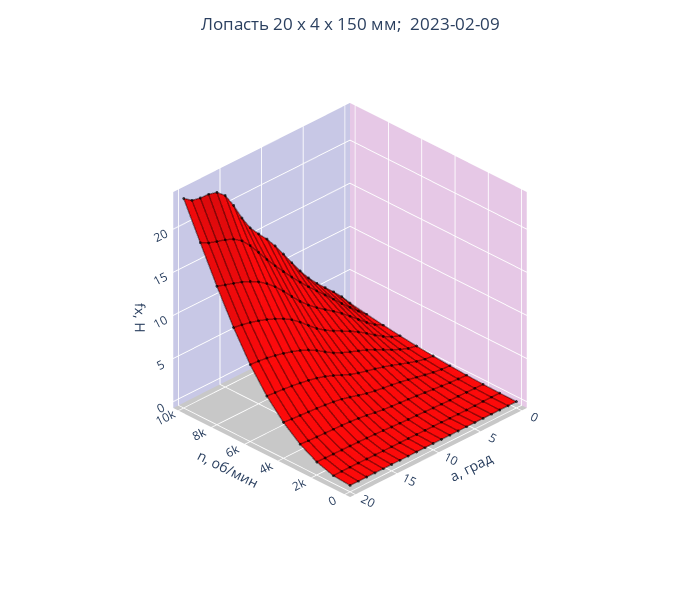

The notebook cell this image was saved under:
### Code cell
plot(fx_m, fx, 'fx, Н', [[0,'rgb(255, 0, 0)'], [1,  'rgb(255, 0, 0)']])

### Figure 1 — Plotly figure (JSON) as saved in the notebook; plotly's stock layout.template omitted (floating-point values rounded to 4 significant figures; data arrays with more than 128 entries replaced by an {"elided": "..."} marker saying what was removed)
{"data": [{"colorscale": [[0, "rgb(255, 0, 0)"], [1, "rgb(255, 0, 0)"]], "legendgroup": "group", "name": "a", "opacity": 0.95, "showlegend": false, "showscale": false, "type": "surface", "x": [0, 1000, 2000, 3000, 4000, 5000, 6000, 7000, 8000, 9000, 10000], "y": [0, 1, 2, 3, 4, 5, 6, 7, 8, 9, 10, 11, 12, 13, 14, 15, 16, 17, 18, 19, 20, 21], "z": {"elided": "21x11 float values"}}, {"legendgroup": "group", "line": {"color": "black", "width": 3}, "marker": {"color": "black", "colorscale": [[0, "#440154"], [0.1111, "#482878"], [0.2222, "#3e4989"], [0.3333, "#31688e"], [0.4444, "#26828e"], [0.5556, "#1f9e89"], [0.6667, "#35b779"], [0.7778, "#6ece58"], [0.8889, "#b5de2b"], [1, "#fde725"]], "size": 1}, "opacity": 0.4, "showlegend": false, "type": "scatter3d", "x": [0, 1000, 2000, 3000, 4000, 5000, 6000, 7000, 8000, 9000, 10000], "y": [0, 0, 0, 0, 0, 0, 0, 0, 0, 0, 0], "z": [0, 0.01384, 0.06407, 0.1497, 0.2699, 0.4238, 0.6116, 0.8335, 1.09, 1.38, 1.705]}, {"legendgroup": "group", "line": {"color": "black", "width": 3}, "marker": {"color": "black", "colorscale": [[0, "#440154"], [0.1111, "#482878"], [0.2222, "#3e4989"], [0.3333, "#31688e"], [0.4444, "#26828e"], [0.5556, "#1f9e89"], [0.6667, "#35b779"], [0.7778, "#6ece58"], [0.8889, "#b5de2b"], [1, "#fde725"]], "size": 1}, "opacity": 0.4, "showlegend": false, "type": "scatter3d", "x": [10000, 10000, 10000, 10000, 10000, 10000, 10000, 10000, 10000, 10000, 10000, 10000, 10000, 10000, 10000, 10000, 10000, 10000, 10000, 10000, 10000], "y": [0, 1, 2, 3, 4, 5, 6, 7, 8, 9, 10, 11, 12, 13, 14, 15, 16, 17, 18, 19, 20], "z": [1.705, 2.941, 3.993, 4.962, 5.95, 7.058, 8.357, 9.791, 11.28, 12.71, 13.99, 15.08, 16.27, 17.9, 19.84, 21.47, 22.32, 22.59, 22.65, 22.85, 23.57]}, {"legendgroup": "group", "line": {"color": "black", "width": 3}, "marker": {"color": "black", "colorscale": [[0, "#440154"], [0.1111, "#482878"], [0.2222, "#3e4989"], [0.3333, "#31688e"], [0.4444, "#26828e"], [0.5556, "#1f9e89"], [0.6667, "#35b779"], [0.7778, "#6ece58"], [0.8889, "#b5de2b"], [1, "#fde725"]], "size": 1}, "opacity": 0.4, "showlegend": false, "type": "scatter3d", "x": [0, 1000, 2000, 3000, 4000, 5000, 6000, 7000, 8000, 9000, 10000], "y": [1, 1, 1, 1, 1, 1, 1, 1, 1, 1, 1], "z": [0, 0.02602, 0.08564, 0.1868, 0.3374, 0.5463, 0.8257, 1.189, 1.652, 2.231, 2.941]}, {"legendgroup": "group", "line": {"color": "black", "width": 3}, "marker": {"color": "black", "colorscale": [[0, "#440154"], [0.1111, "#482878"], [0.2222, "#3e4989"], [0.3333, "#31688e"], [0.4444, "#26828e"], [0.5556, "#1f9e89"], [0.6667, "#35b779"], [0.7778, "#6ece58"], [0.8889, "#b5de2b"], [1, "#fde725"]], "size": 1}, "opacity": 0.4, "showlegend": false, "type": "scatter3d", "x": [9000, 9000, 9000, 9000, 9000, 9000, 9000, 9000, 9000, 9000, 9000, 9000, 9000, 9000, 9000, 9000, 9000, 9000, 9000, 9000, 9000], "y": [0, 1, 2, 3, 4, 5, 6, 7, 8, 9, 10, 11, 12, 13, 14, 15, 16, 17, 18, 19, 20], "z": [1.38, 2.231, 3.144, 4.1, 5.075, 6.049, 7.009, 7.98, 8.997, 10.07, 11.19, 12.36, 13.58, 14.88, 16.15, 17.2, 17.88, 18.28, 18.57, 18.89, 19.41]}, {"legendgroup": "group", "line": {"color": "black", "width": 3}, "marker": {"color": "black", "colorscale": [[0, "#440154"], [0.1111, "#482878"], [0.2222, "#3e4989"], [0.3333, "#31688e"], [0.4444, "#26828e"], [0.5556, "#1f9e89"], [0.6667, "#35b779"], [0.7778, "#6ece58"], [0.8889, "#b5de2b"], [1, "#fde725"]], "size": 1}, "opacity": 0.4, "showlegend": false, "type": "scatter3d", "x": [0, 1000, 2000, 3000, 4000, 5000, 6000, 7000, 8000, 9000, 10000], "y": [2, 2, 2, 2, 2, 2, 2, 2, 2, 2, 2], "z": [0, 0.02163, 0.1054, 0.2561, 0.4785, 0.7815, 1.19, 1.727, 2.384, 3.144, 3.993]}, {"legendgroup": "group", "line": {"color": "black", "width": 3}, "marker": {"color": "black", "colorscale": [[0, "#440154"], [0.1111, "#482878"], [0.2222, "#3e4989"], [0.3333, "#31688e"], [0.4444, "#26828e"], [0.5556, "#1f9e89"], [0.6667, "#35b779"], [0.7778, "#6ece58"], [0.8889, "#b5de2b"], [1, "#fde725"]], "size": 1}, "opacity": 0.4, "showlegend": false, "type": "scatter3d", "x": [8000, 8000, 8000, 8000, 8000, 8000, 8000, 8000, 8000, 8000, 8000, 8000, 8000, 8000, 8000, 8000, 8000, 8000, 8000, 8000, 8000], "y": [0, 1, 2, 3, 4, 5, 6, 7, 8, 9, 10, 11, 12, 13, 14, 15, 16, 17, 18, 19, 20], "z": [1.09, 1.652, 2.384, 3.215, 4.074, 4.892, 5.62, 6.303, 7.01, 7.797, 8.709, 9.764, 10.86, 11.86, 12.72, 13.41, 13.94, 14.35, 14.69, 15.0, 15.32]}, {"legendgroup": "group", "line": {"color": "black", "width": 3}, "marker": {"color": "black", "colorscale": [[0, "#440154"], [0.1111, "#482878"], [0.2222, "#3e4989"], [0.3333, "#31688e"], [0.4444, "#26828e"], [0.5556, "#1f9e89"], [0.6667, "#35b779"], [0.7778, "#6ece58"], [0.8889, "#b5de2b"], [1, "#fde725"]], "size": 1}, "opacity": 0.4, "showlegend": false, "type": "scatter3d", "x": [0, 1000, 2000, 3000, 4000, 5000, 6000, 7000, 8000, 9000, 10000], "y": [3, 3, 3, 3, 3, 3, 3, 3, 3, 3, 3], "z": [0, 0.009642, 0.1271, 0.348, 0.6679, 1.09, 1.651, 2.376, 3.215, 4.1, 4.962]}, {"legendgroup": "group", "line": {"color": "black", "width": 3}, "marker": {"color": "black", "colorscale": [[0, "#440154"], [0.1111, "#482878"], [0.2222, "#3e4989"], [0.3333, "#31688e"], [0.4444, "#26828e"], [0.5556, "#1f9e89"], [0.6667, "#35b779"], [0.7778, "#6ece58"], [0.8889, "#b5de2b"], [1, "#fde725"]], "size": 1}, "opacity": 0.4, "showlegend": false, "type": "scatter3d", "x": [7000, 7000, 7000, 7000, 7000, 7000, 7000, 7000, 7000, 7000, 7000, 7000, 7000, 7000, 7000, 7000, 7000, 7000, 7000, 7000, 7000], "y": [0, 1, 2, 3, 4, 5, 6, 7, 8, 9, 10, 11, 12, 13, 14, 15, 16, 17, 18, 19, 20], "z": [0.8335, 1.189, 1.727, 2.376, 3.062, 3.713, 4.278, 4.787, 5.292, 5.853, 6.539, 7.378, 8.254, 9.015, 9.61, 10.09, 10.49, 10.84, 11.12, 11.34, 11.5]}, {"legendgroup": "group", "line": {"color": "black", "width": 3}, "marker": {"color": "black", "colorscale": [[0, "#440154"], [0.1111, "#482878"], [0.2222, "#3e4989"], [0.3333, "#31688e"], [0.4444, "#26828e"], [0.5556, "#1f9e89"], [0.6667, "#35b779"], [0.7778, "#6ece58"], [0.8889, "#b5de2b"], [1, "#fde725"]], "size": 1}, "opacity": 0.4, "showlegend": false, "type": "scatter3d", "x": [0, 1000, 2000, 3000, 4000, 5000, 6000, 7000, 8000, 9000, 10000], "y": [4, 4, 4, 4, 4, 4, 4, 4, 4, 4, 4], "z": [0, -0.0009357, 0.1547, 0.4529, 0.8801, 1.433, 2.153, 3.062, 4.074, 5.075, 5.95]}, {"legendgroup": "group", "line": {"color": "black", "width": 3}, "marker": {"color": "black", "colorscale": [[0, "#440154"], [0.1111, "#482878"], [0.2222, "#3e4989"], [0.3333, "#31688e"], [0.4444, "#26828e"], [0.5556, "#1f9e89"], [0.6667, "#35b779"], [0.7778, "#6ece58"], [0.8889, "#b5de2b"], [1, "#fde725"]], "size": 1}, "opacity": 0.4, "showlegend": false, "type": "scatter3d", "x": [6000, 6000, 6000, 6000, 6000, 6000, 6000, 6000, 6000, 6000, 6000, 6000, 6000, 6000, 6000, 6000, 6000, 6000, 6000, 6000, 6000], "y": [0, 1, 2, 3, 4, 5, 6, 7, 8, 9, 10, 11, 12, 13, 14, 15, 16, 17, 18, 19, 20], "z": [0.6116, 0.8257, 1.19, 1.651, 2.153, 2.64, 3.073, 3.458, 3.821, 4.207, 4.683, 5.287, 5.926, 6.48, 6.908, 7.248, 7.536, 7.776, 7.964, 8.1, 8.179]}, {"legendgroup": "group", "line": {"color": "black", "width": 3}, "marker": {"color": "black", "colorscale": [[0, "#440154"], [0.1111, "#482878"], [0.2222, "#3e4989"], [0.3333, "#31688e"], [0.4444, "#26828e"], [0.5556, "#1f9e89"], [0.6667, "#35b779"], [0.7778, "#6ece58"], [0.8889, "#b5de2b"], [1, "#fde725"]], "size": 1}, "opacity": 0.4, "showlegend": false, "type": "scatter3d", "x": [0, 1000, 2000, 3000, 4000, 5000, 6000, 7000, 8000, 9000, 10000], "y": [5, 5, 5, 5, 5, 5, 5, 5, 5, 5, 5], "z": [0, -0.001112, 0.1917, 0.5612, 1.09, 1.772, 2.64, 3.713, 4.892, 6.049, 7.058]}, {"legendgroup": "group", "line": {"color": "black", "width": 3}, "marker": {"color": "black", "colorscale": [[0, "#440154"], [0.1111, "#482878"], [0.2222, "#3e4989"], [0.3333, "#31688e"], [0.4444, "#26828e"], [0.5556, "#1f9e89"], [0.6667, "#35b779"], [0.7778, "#6ece58"], [0.8889, "#b5de2b"], [1, "#fde725"]], "size": 1}, "opacity": 0.4, "showlegend": false, "type": "scatter3d", "x": [5000, 5000, 5000, 5000, 5000, 5000, 5000, 5000, 5000, 5000, 5000, 5000, 5000, 5000, 5000, 5000, 5000, 5000, 5000, 5000, 5000], "y": [0, 1, 2, 3, 4, 5, 6, 7, 8, 9, 10, 11, 12, 13, 14, 15, 16, 17, 18, 19, 20], "z": [0.4238, 0.5463, 0.7815, 1.09, 1.433, 1.772, 2.074, 2.341, 2.582, 2.832, 3.145, 3.557, 3.998, 4.381, 4.67, 4.892, 5.07, 5.213, 5.329, 5.423, 5.503]}, {"legendgroup": "group", "line": {"color": "black", "width": 3}, "marker": {"color": "black", "colorscale": [[0, "#440154"], [0.1111, "#482878"], [0.2222, "#3e4989"], [0.3333, "#31688e"], [0.4444, "#26828e"], [0.5556, "#1f9e89"], [0.6667, "#35b779"], [0.7778, "#6ece58"], [0.8889, "#b5de2b"], [1, "#fde725"]], "size": 1}, "opacity": 0.4, "showlegend": false, "type": "scatter3d", "x": [0, 1000, 2000, 3000, 4000, 5000, 6000, 7000, 8000, 9000, 10000], "y": [6, 6, 6, 6, 6, 6, 6, 6, 6, 6, 6], "z": [0, 0.01466, 0.2396, 0.6641, 1.277, 2.074, 3.073, 4.278, 5.62, 7.009, 8.357]}, {"legendgroup": "group", "line": {"color": "black", "width": 3}, "marker": {"color": "black", "colorscale": [[0, "#440154"], [0.1111, "#482878"], [0.2222, "#3e4989"], [0.3333, "#31688e"], [0.4444, "#26828e"], [0.5556, "#1f9e89"], [0.6667, "#35b779"], [0.7778, "#6ece58"], [0.8889, "#b5de2b"], [1, "#fde725"]], "size": 1}, "opacity": 0.4, "showlegend": false, "type": "scatter3d", "x": [4000, 4000, 4000, 4000, 4000, 4000, 4000, 4000, 4000, 4000, 4000, 4000, 4000, 4000, 4000, 4000, 4000, 4000, 4000, 4000, 4000], "y": [0, 1, 2, 3, 4, 5, 6, 7, 8, 9, 10, 11, 12, 13, 14, 15, 16, 17, 18, 19, 20], "z": [0.2699, 0.3374, 0.4785, 0.6679, 0.8801, 1.09, 1.277, 1.44, 1.584, 1.732, 1.925, 2.189, 2.474, 2.716, 2.892, 3.017, 3.109, 3.182, 3.25, 3.327, 3.427]}, {"legendgroup": "group", "line": {"color": "black", "width": 3}, "marker": {"color": "black", "colorscale": [[0, "#440154"], [0.1111, "#482878"], [0.2222, "#3e4989"], [0.3333, "#31688e"], [0.4444, "#26828e"], [0.5556, "#1f9e89"], [0.6667, "#35b779"], [0.7778, "#6ece58"], [0.8889, "#b5de2b"], [1, "#fde725"]], "size": 1}, "opacity": 0.4, "showlegend": false, "type": "scatter3d", "x": [0, 1000, 2000, 3000, 4000, 5000, 6000, 7000, 8000, 9000, 10000], "y": [7, 7, 7, 7, 7, 7, 7, 7, 7, 7, 7], "z": [0, 0.03815, 0.2901, 0.7571, 1.44, 2.341, 3.458, 4.787, 6.303, 7.98, 9.791]}, {"legendgroup": "group", "line": {"color": "black", "width": 3}, "marker": {"color": "black", "colorscale": [[0, "#440154"], [0.1111, "#482878"], [0.2222, "#3e4989"], [0.3333, "#31688e"], [0.4444, "#26828e"], [0.5556, "#1f9e89"], [0.6667, "#35b779"], [0.7778, "#6ece58"], [0.8889, "#b5de2b"], [1, "#fde725"]], "size": 1}, "opacity": 0.4, "showlegend": false, "type": "scatter3d", "x": [3000, 3000, 3000, 3000, 3000, 3000, 3000, 3000, 3000, 3000, 3000, 3000, 3000, 3000, 3000, 3000, 3000, 3000, 3000, 3000, 3000], "y": [0, 1, 2, 3, 4, 5, 6, 7, 8, 9, 10, 11, 12, 13, 14, 15, 16, 17, 18, 19, 20], "z": [0.1497, 0.1868, 0.2561, 0.348, 0.4529, 0.5612, 0.6641, 0.7571, 0.8372, 0.9163, 1.021, 1.166, 1.325, 1.458, 1.552, 1.615, 1.66, 1.696, 1.735, 1.787, 1.862]}, {"legendgroup": "group", "line": {"color": "black", "width": 3}, "marker": {"color": "black", "colorscale": [[0, "#440154"], [0.1111, "#482878"], [0.2222, "#3e4989"], [0.3333, "#31688e"], [0.4444, "#26828e"], [0.5556, "#1f9e89"], [0.6667, "#35b779"], [0.7778, "#6ece58"], [0.8889, "#b5de2b"], [1, "#fde725"]], "size": 1}, "opacity": 0.4, "showlegend": false, "type": "scatter3d", "x": [0, 1000, 2000, 3000, 4000, 5000, 6000, 7000, 8000, 9000, 10000], "y": [8, 8, 8, 8, 8, 8, 8, 8, 8, 8, 8], "z": [0, 0.058, 0.3328, 0.8372, 1.584, 2.582, 3.821, 5.292, 7.01, 8.997, 11.28]}, {"legendgroup": "group", "line": {"color": "black", "width": 3}, "marker": {"color": "black", "colorscale": [[0, "#440154"], [0.1111, "#482878"], [0.2222, "#3e4989"], [0.3333, "#31688e"], [0.4444, "#26828e"], [0.5556, "#1f9e89"], [0.6667, "#35b779"], [0.7778, "#6ece58"], [0.8889, "#b5de2b"], [1, "#fde725"]], "size": 1}, "opacity": 0.4, "showlegend": false, "type": "scatter3d", "x": [2000, 2000, 2000, 2000, 2000, 2000, 2000, 2000, 2000, 2000, 2000, 2000, 2000, 2000, 2000, 2000, 2000, 2000, 2000, 2000, 2000], "y": [0, 1, 2, 3, 4, 5, 6, 7, 8, 9, 10, 11, 12, 13, 14, 15, 16, 17, 18, 19, 20], "z": [0.06407, 0.08564, 0.1054, 0.1271, 0.1547, 0.1917, 0.2396, 0.2901, 0.3328, 0.3693, 0.4129, 0.4727, 0.5379, 0.5932, 0.6335, 0.6638, 0.6892, 0.7118, 0.7334, 0.7554, 0.7796]}, {"legendgroup": "group", "line": {"color": "black", "width": 3}, "marker": {"color": "black", "colorscale": [[0, "#440154"], [0.1111, "#482878"], [0.2222, "#3e4989"], [0.3333, "#31688e"], [0.4444, "#26828e"], [0.5556, "#1f9e89"], [0.6667, "#35b779"], [0.7778, "#6ece58"], [0.8889, "#b5de2b"], [1, "#fde725"]], "size": 1}, "opacity": 0.4, "showlegend": false, "type": "scatter3d", "x": [0, 1000, 2000, 3000, 4000, 5000, 6000, 7000, 8000, 9000, 10000], "y": [9, 9, 9, 9, 9, 9, 9, 9, 9, 9, 9], "z": [0, 0.0706, 0.3693, 0.9163, 1.732, 2.832, 4.207, 5.853, 7.797, 10.07, 12.71]}, {"legendgroup": "group", "line": {"color": "black", "width": 3}, "marker": {"color": "black", "colorscale": [[0, "#440154"], [0.1111, "#482878"], [0.2222, "#3e4989"], [0.3333, "#31688e"], [0.4444, "#26828e"], [0.5556, "#1f9e89"], [0.6667, "#35b779"], [0.7778, "#6ece58"], [0.8889, "#b5de2b"], [1, "#fde725"]], "size": 1}, "opacity": 0.4, "showlegend": false, "type": "scatter3d", "x": [1000, 1000, 1000, 1000, 1000, 1000, 1000, 1000, 1000, 1000, 1000, 1000, 1000, 1000, 1000, 1000, 1000, 1000, 1000, 1000, 1000], "y": [0, 1, 2, 3, 4, 5, 6, 7, 8, 9, 10, 11, 12, 13, 14, 15, 16, 17, 18, 19, 20], "z": [0.01384, 0.02602, 0.02163, 0.009642, -0.0009357, -0.001112, 0.01466, 0.03815, 0.058, 0.0706, 0.08001, 0.08983, 0.1002, 0.1106, 0.1214, 0.1347, 0.151, 0.1669, 0.1774, 0.178, 0.1639]}, {"legendgroup": "group", "line": {"color": "black", "width": 3}, "marker": {"color": "black", "colorscale": [[0, "#440154"], [0.1111, "#482878"], [0.2222, "#3e4989"], [0.3333, "#31688e"], [0.4444, "#26828e"], [0.5556, "#1f9e89"], [0.6667, "#35b779"], [0.7778, "#6ece58"], [0.8889, "#b5de2b"], [1, "#fde725"]], "size": 1}, "opacity": 0.4, "showlegend": false, "type": "scatter3d", "x": [0, 1000, 2000, 3000, 4000, 5000, 6000, 7000, 8000, 9000, 10000], "y": [10, 10, 10, 10, 10, 10, 10, 10, 10, 10, 10], "z": [0, 0.08001, 0.4129, 1.021, 1.925, 3.145, 4.683, 6.539, 8.709, 11.19, 13.99]}, {"legendgroup": "group", "line": {"color": "black", "width": 3}, "marker": {"color": "black", "colorscale": [[0, "#440154"], [0.1111, "#482878"], [0.2222, "#3e4989"], [0.3333, "#31688e"], [0.4444, "#26828e"], [0.5556, "#1f9e89"], [0.6667, "#35b779"], [0.7778, "#6ece58"], [0.8889, "#b5de2b"], [1, "#fde725"]], "size": 1}, "opacity": 0.4, "showlegend": false, "type": "scatter3d", "x": [0, 0, 0, 0, 0, 0, 0, 0, 0, 0, 0, 0, 0, 0, 0, 0, 0, 0, 0, 0, 0], "y": [0, 1, 2, 3, 4, 5, 6, 7, 8, 9, 10, 11, 12, 13, 14, 15, 16, 17, 18, 19, 20], "z": [0, 0, 0, 0, 0, 0, 0, 0, 0, 0, 0, 0, 0, 0, 0, 0, 0, 0, 0, 0, 0]}, {"legendgroup": "group", "line": {"color": "black", "width": 3}, "marker": {"color": "black", "colorscale": [[0, "#440154"], [0.1111, "#482878"], [0.2222, "#3e4989"], [0.3333, "#31688e"], [0.4444, "#26828e"], [0.5556, "#1f9e89"], [0.6667, "#35b779"], [0.7778, "#6ece58"], [0.8889, "#b5de2b"], [1, "#fde725"]], "size": 1}, "opacity": 0.4, "showlegend": false, "type": "scatter3d", "x": [0, 1000, 2000, 3000, 4000, 5000, 6000, 7000, 8000, 9000, 10000], "y": [11, 11, 11, 11, 11, 11, 11, 11, 11, 11, 11], "z": [0, 0.08983, 0.4727, 1.166, 2.189, 3.557, 5.287, 7.378, 9.764, 12.36, 15.08]}, {"legendgroup": "group", "line": {"color": "black", "width": 3}, "marker": {"color": "black", "colorscale": [[0, "#440154"], [0.1111, "#482878"], [0.2222, "#3e4989"], [0.3333, "#31688e"], [0.4444, "#26828e"], [0.5556, "#1f9e89"], [0.6667, "#35b779"], [0.7778, "#6ece58"], [0.8889, "#b5de2b"], [1, "#fde725"]], "size": 1}, "opacity": 0.4, "showlegend": false, "type": "scatter3d", "x": [-1000, -1000, -1000, -1000, -1000, -1000, -1000, -1000, -1000, -1000, -1000, -1000, -1000, -1000, -1000, -1000, -1000, -1000, -1000, -1000, -1000], "y": [0, 1, 2, 3, 4, 5, 6, 7, 8, 9, 10, 11, 12, 13, 14, 15, 16, 17, 18, 19, 20], "z": []}, {"legendgroup": "group", "line": {"color": "black", "width": 3}, "marker": {"color": "black", "colorscale": [[0, "#440154"], [0.1111, "#482878"], [0.2222, "#3e4989"], [0.3333, "#31688e"], [0.4444, "#26828e"], [0.5556, "#1f9e89"], [0.6667, "#35b779"], [0.7778, "#6ece58"], [0.8889, "#b5de2b"], [1, "#fde725"]], "size": 1}, "opacity": 0.4, "showlegend": false, "type": "scatter3d", "x": [0, 1000, 2000, 3000, 4000, 5000, 6000, 7000, 8000, 9000, 10000], "y": [12, 12, 12, 12, 12, 12, 12, 12, 12, 12, 12], "z": [0, 0.1002, 0.5379, 1.325, 2.474, 3.998, 5.926, 8.254, 10.86, 13.58, 16.27]}, {"legendgroup": "group", "line": {"color": "black", "width": 3}, "marker": {"color": "black", "colorscale": [[0, "#440154"], [0.1111, "#482878"], [0.2222, "#3e4989"], [0.3333, "#31688e"], [0.4444, "#26828e"], [0.5556, "#1f9e89"], [0.6667, "#35b779"], [0.7778, "#6ece58"], [0.8889, "#b5de2b"], [1, "#fde725"]], "size": 1}, "opacity": 0.4, "showlegend": false, "type": "scatter3d", "x": [-2000, -2000, -2000, -2000, -2000, -2000, -2000, -2000, -2000, -2000, -2000, -2000, -2000, -2000, -2000, -2000, -2000, -2000, -2000, -2000, -2000], "y": [0, 1, 2, 3, 4, 5, 6, 7, 8, 9, 10, 11, 12, 13, 14, 15, 16, 17, 18, 19, 20], "z": []}, {"legendgroup": "group", "line": {"color": "black", "width": 3}, "marker": {"color": "black", "colorscale": [[0, "#440154"], [0.1111, "#482878"], [0.2222, "#3e4989"], [0.3333, "#31688e"], [0.4444, "#26828e"], [0.5556, "#1f9e89"], [0.6667, "#35b779"], [0.7778, "#6ece58"], [0.8889, "#b5de2b"], [1, "#fde725"]], "size": 1}, "opacity": 0.4, "showlegend": false, "type": "scatter3d", "x": [0, 1000, 2000, 3000, 4000, 5000, 6000, 7000, 8000, 9000, 10000], "y": [13, 13, 13, 13, 13, 13, 13, 13, 13, 13, 13], "z": [0, 0.1106, 0.5932, 1.458, 2.716, 4.381, 6.48, 9.015, 11.86, 14.88, 17.9]}, {"legendgroup": "group", "line": {"color": "black", "width": 3}, "marker": {"color": "black", "colorscale": [[0, "#440154"], [0.1111, "#482878"], [0.2222, "#3e4989"], [0.3333, "#31688e"], [0.4444, "#26828e"], [0.5556, "#1f9e89"], [0.6667, "#35b779"], [0.7778, "#6ece58"], [0.8889, "#b5de2b"], [1, "#fde725"]], "size": 1}, "opacity": 0.4, "showlegend": false, "type": "scatter3d", "x": [-3000, -3000, -3000, -3000, -3000, -3000, -3000, -3000, -3000, -3000, -3000, -3000, -3000, -3000, -3000, -3000, -3000, -3000, -3000, -3000, -3000], "y": [0, 1, 2, 3, 4, 5, 6, 7, 8, 9, 10, 11, 12, 13, 14, 15, 16, 17, 18, 19, 20], "z": []}, {"legendgroup": "group", "line": {"color": "black", "width": 3}, "marker": {"color": "black", "colorscale": [[0, "#440154"], [0.1111, "#482878"], [0.2222, "#3e4989"], [0.3333, "#31688e"], [0.4444, "#26828e"], [0.5556, "#1f9e89"], [0.6667, "#35b779"], [0.7778, "#6ece58"], [0.8889, "#b5de2b"], [1, "#fde725"]], "size": 1}, "opacity": 0.4, "showlegend": false, "type": "scatter3d", "x": [0, 1000, 2000, 3000, 4000, 5000, 6000, 7000, 8000, 9000, 10000], "y": [14, 14, 14, 14, 14, 14, 14, 14, 14, 14, 14], "z": [0, 0.1214, 0.6335, 1.552, 2.892, 4.67, 6.908, 9.61, 12.72, 16.15, 19.84]}, {"legendgroup": "group", "line": {"color": "black", "width": 3}, "marker": {"color": "black", "colorscale": [[0, "#440154"], [0.1111, "#482878"], [0.2222, "#3e4989"], [0.3333, "#31688e"], [0.4444, "#26828e"], [0.5556, "#1f9e89"], [0.6667, "#35b779"], [0.7778, "#6ece58"], [0.8889, "#b5de2b"], [1, "#fde725"]], "size": 1}, "opacity": 0.4, "showlegend": false, "type": "scatter3d", "x": [-4000, -4000, -4000, -4000, -4000, -4000, -4000, -4000, -4000, -4000, -4000, -4000, -4000, -4000, -4000, -4000, -4000, -4000, -4000, -4000, -4000], "y": [0, 1, 2, 3, 4, 5, 6, 7, 8, 9, 10, 11, 12, 13, 14, 15, 16, 17, 18, 19, 20], "z": []}, {"legendgroup": "group", "line": {"color": "black", "width": 3}, "marker": {"color": "black", "colorscale": [[0, "#440154"], [0.1111, "#482878"], [0.2222, "#3e4989"], [0.3333, "#31688e"], [0.4444, "#26828e"], [0.5556, "#1f9e89"], [0.6667, "#35b779"], [0.7778, "#6ece58"], [0.8889, "#b5de2b"], [1, "#fde725"]], "size": 1}, "opacity": 0.4, "showlegend": false, "type": "scatter3d", "x": [0, 1000, 2000, 3000, 4000, 5000, 6000, 7000, 8000, 9000, 10000], "y": [15, 15, 15, 15, 15, 15, 15, 15, 15, 15, 15], "z": [0, 0.1347, 0.6638, 1.615, 3.017, 4.892, 7.248, 10.09, 13.41, 17.2, 21.47]}, {"legendgroup": "group", "line": {"color": "black", "width": 3}, "marker": {"color": "black", "colorscale": [[0, "#440154"], [0.1111, "#482878"], [0.2222, "#3e4989"], [0.3333, "#31688e"], [0.4444, "#26828e"], [0.5556, "#1f9e89"], [0.6667, "#35b779"], [0.7778, "#6ece58"], [0.8889, "#b5de2b"], [1, "#fde725"]], "size": 1}, "opacity": 0.4, "showlegend": false, "type": "scatter3d", "x": [-5000, -5000, -5000, -5000, -5000, -5000, -5000, -5000, -5000, -5000, -5000, -5000, -5000, -5000, -5000, -5000, -5000, -5000, -5000, -5000, -5000], "y": [0, 1, 2, 3, 4, 5, 6, 7, 8, 9, 10, 11, 12, 13, 14, 15, 16, 17, 18, 19, 20], "z": []}, {"legendgroup": "group", "line": {"color": "black", "width": 3}, "marker": {"color": "black", "colorscale": [[0, "#440154"], [0.1111, "#482878"], [0.2222, "#3e4989"], [0.3333, "#31688e"], [0.4444, "#26828e"], [0.5556, "#1f9e89"], [0.6667, "#35b779"], [0.7778, "#6ece58"], [0.8889, "#b5de2b"], [1, "#fde725"]], "size": 1}, "opacity": 0.4, "showlegend": false, "type": "scatter3d", "x": [0, 1000, 2000, 3000, 4000, 5000, 6000, 7000, 8000, 9000, 10000], "y": [16, 16, 16, 16, 16, 16, 16, 16, 16, 16, 16], "z": [0, 0.151, 0.6892, 1.66, 3.109, 5.07, 7.536, 10.49, 13.94, 17.88, 22.32]}, {"legendgroup": "group", "line": {"color": "black", "width": 3}, "marker": {"color": "black", "colorscale": [[0, "#440154"], [0.1111, "#482878"], [0.2222, "#3e4989"], [0.3333, "#31688e"], [0.4444, "#26828e"], [0.5556, "#1f9e89"], [0.6667, "#35b779"], [0.7778, "#6ece58"], [0.8889, "#b5de2b"], [1, "#fde725"]], "size": 1}, "opacity": 0.4, "showlegend": false, "type": "scatter3d", "x": [-6000, -6000, -6000, -6000, -6000, -6000, -6000, -6000, -6000, -6000, -6000, -6000, -6000, -6000, -6000, -6000, -6000, -6000, -6000, -6000, -6000], "y": [0, 1, 2, 3, 4, 5, 6, 7, 8, 9, 10, 11, 12, 13, 14, 15, 16, 17, 18, 19, 20], "z": []}, {"legendgroup": "group", "line": {"color": "black", "width": 3}, "marker": {"color": "black", "colorscale": [[0, "#440154"], [0.1111, "#482878"], [0.2222, "#3e4989"], [0.3333, "#31688e"], [0.4444, "#26828e"], [0.5556, "#1f9e89"], [0.6667, "#35b779"], [0.7778, "#6ece58"], [0.8889, "#b5de2b"], [1, "#fde725"]], "size": 1}, "opacity": 0.4, "showlegend": false, "type": "scatter3d", "x": [0, 1000, 2000, 3000, 4000, 5000, 6000, 7000, 8000, 9000, 10000], "y": [17, 17, 17, 17, 17, 17, 17, 17, 17, 17, 17], "z": [0, 0.1669, 0.7118, 1.696, 3.182, 5.213, 7.776, 10.84, 14.35, 18.28, 22.59]}, {"legendgroup": "group", "line": {"color": "black", "width": 3}, "marker": {"color": "black", "colorscale": [[0, "#440154"], [0.1111, "#482878"], [0.2222, "#3e4989"], [0.3333, "#31688e"], [0.4444, "#26828e"], [0.5556, "#1f9e89"], [0.6667, "#35b779"], [0.7778, "#6ece58"], [0.8889, "#b5de2b"], [1, "#fde725"]], "size": 1}, "opacity": 0.4, "showlegend": false, "type": "scatter3d", "x": [-7000, -7000, -7000, -7000, -7000, -7000, -7000, -7000, -7000, -7000, -7000, -7000, -7000, -7000, -7000, -7000, -7000, -7000, -7000, -7000, -7000], "y": [0, 1, 2, 3, 4, 5, 6, 7, 8, 9, 10, 11, 12, 13, 14, 15, 16, 17, 18, 19, 20], "z": []}, {"legendgroup": "group", "line": {"color": "black", "width": 3}, "marker": {"color": "black", "colorscale": [[0, "#440154"], [0.1111, "#482878"], [0.2222, "#3e4989"], [0.3333, "#31688e"], [0.4444, "#26828e"], [0.5556, "#1f9e89"], [0.6667, "#35b779"], [0.7778, "#6ece58"], [0.8889, "#b5de2b"], [1, "#fde725"]], "size": 1}, "opacity": 0.4, "showlegend": false, "type": "scatter3d", "x": [0, 1000, 2000, 3000, 4000, 5000, 6000, 7000, 8000, 9000, 10000], "y": [18, 18, 18, 18, 18, 18, 18, 18, 18, 18, 18], "z": [0, 0.1774, 0.7334, 1.735, 3.25, 5.329, 7.964, 11.12, 14.69, 18.57, 22.65]}, {"legendgroup": "group", "line": {"color": "black", "width": 3}, "marker": {"color": "black", "colorscale": [[0, "#440154"], [0.1111, "#482878"], [0.2222, "#3e4989"], [0.3333, "#31688e"], [0.4444, "#26828e"], [0.5556, "#1f9e89"], [0.6667, "#35b779"], [0.7778, "#6ece58"], [0.8889, "#b5de2b"], [1, "#fde725"]], "size": 1}, "opacity": 0.4, "showlegend": false, "type": "scatter3d", "x": [-8000, -8000, -8000, -8000, -8000, -8000, -8000, -8000, -8000, -8000, -8000, -8000, -8000, -8000, -8000, -8000, -8000, -8000, -8000, -8000, -8000], "y": [0, 1, 2, 3, 4, 5, 6, 7, 8, 9, 10, 11, 12, 13, 14, 15, 16, 17, 18, 19, 20], "z": []}, {"legendgroup": "group", "line": {"color": "black", "width": 3}, "marker": {"color": "black", "colorscale": [[0, "#440154"], [0.1111, "#482878"], [0.2222, "#3e4989"], [0.3333, "#31688e"], [0.4444, "#26828e"], [0.5556, "#1f9e89"], [0.6667, "#35b779"], [0.7778, "#6ece58"], [0.8889, "#b5de2b"], [1, "#fde725"]], "size": 1}, "opacity": 0.4, "showlegend": false, "type": "scatter3d", "x": [0, 1000, 2000, 3000, 4000, 5000, 6000, 7000, 8000, 9000, 10000], "y": [19, 19, 19, 19, 19, 19, 19, 19, 19, 19, 19], "z": [0, 0.178, 0.7554, 1.787, 3.327, 5.423, 8.1, 11.34, 15.0, 18.89, 22.85]}, {"legendgroup": "group", "line": {"color": "black", "width": 3}, "marker": {"color": "black", "colorscale": [[0, "#440154"], [0.1111, "#482878"], [0.2222, "#3e4989"], [0.3333, "#31688e"], [0.4444, "#26828e"], [0.5556, "#1f9e89"], [0.6667, "#35b779"], [0.7778, "#6ece58"], [0.8889, "#b5de2b"], [1, "#fde725"]], "size": 1}, "opacity": 0.4, "showlegend": false, "type": "scatter3d", "x": [-9000, -9000, -9000, -9000, -9000, -9000, -9000, -9000, -9000, -9000, -9000, -9000, -9000, -9000, -9000, -9000, -9000, -9000, -9000, -9000, -9000], "y": [0, 1, 2, 3, 4, 5, 6, 7, 8, 9, 10, 11, 12, 13, 14, 15, 16, 17, 18, 19, 20], "z": []}, {"legendgroup": "group", "line": {"color": "black", "width": 3}, "marker": {"color": "black", "colorscale": [[0, "#440154"], [0.1111, "#482878"], [0.2222, "#3e4989"], [0.3333, "#31688e"], [0.4444, "#26828e"], [0.5556, "#1f9e89"], [0.6667, "#35b779"], [0.7778, "#6ece58"], [0.8889, "#b5de2b"], [1, "#fde725"]], "size": 1}, "opacity": 0.4, "showlegend": false, "type": "scatter3d", "x": [0, 1000, 2000, 3000, 4000, 5000, 6000, 7000, 8000, 9000, 10000], "y": [20, 20, 20, 20, 20, 20, 20, 20, 20, 20, 20], "z": [0, 0.1639, 0.7796, 1.862, 3.427, 5.503, 8.179, 11.5, 15.32, 19.41, 23.57]}, {"legendgroup": "group", "line": {"color": "black", "width": 3}, "marker": {"color": "black", "colorscale": [[0, "#440154"], [0.1111, "#482878"], [0.2222, "#3e4989"], [0.3333, "#31688e"], [0.4444, "#26828e"], [0.5556, "#1f9e89"], [0.6667, "#35b779"], [0.7778, "#6ece58"], [0.8889, "#b5de2b"], [1, "#fde725"]], "size": 1}, "opacity": 0.4, "showlegend": false, "type": "scatter3d", "x": [-10000, -10000, -10000, -10000, -10000, -10000, -10000, -10000, -10000, -10000, -10000, -10000, -10000, -10000, -10000, -10000, -10000, -10000, -10000, -10000, -10000], "y": [0, 1, 2, 3, 4, 5, 6, 7, 8, 9, 10, 11, 12, 13, 14, 15, 16, 17, 18, 19, 20], "z": []}], "layout": {"autosize": false, "height": 600, "legend": {"title": {"text": "Legend Title"}, "x": 0.1, "xanchor": "left", "y": 1, "yanchor": "top"}, "margin": {"b": 50, "l": 50, "pad": 4, "r": 50, "t": 50}, "scene": {"aspectratio": {"x": 1, "y": 1, "z": 1}, "camera": {"center": {"x": 0, "y": 0, "z": 0}, "eye": {"x": -2, "y": 2, "z": 1.65}, "projection": {"type": "orthographic"}}, "xaxis": {"backgroundcolor": "rgb(200, 200, 230)", "gridcolor": "white", "showbackground": true, "showspikes": false, "tickfont": {"size": 12}, "title": {"text": "n, об/мин"}, "zerolinecolor": "white"}, "yaxis": {"backgroundcolor": "rgb(230, 200,230)", "gridcolor": "white", "showbackground": true, "showspikes": false, "tickfont": {"size": 12}, "title": {"text": "a, град"}, "zerolinecolor": "white"}, "zaxis": {"backgroundcolor": "rgb(200, 200,200)", "gridcolor": "white", "showbackground": true, "tickfont": {"size": 12}, "title": {"text": "fx, Н"}, "zerolinecolor": "white"}}, "showlegend": true, "title": {"text": "Лопасть 20 х 4 х 150 мм;  2023-02-09", "x": 0.5, "xanchor": "center", "y": 0.97, "yanchor": "top"}, "width": 700}}
